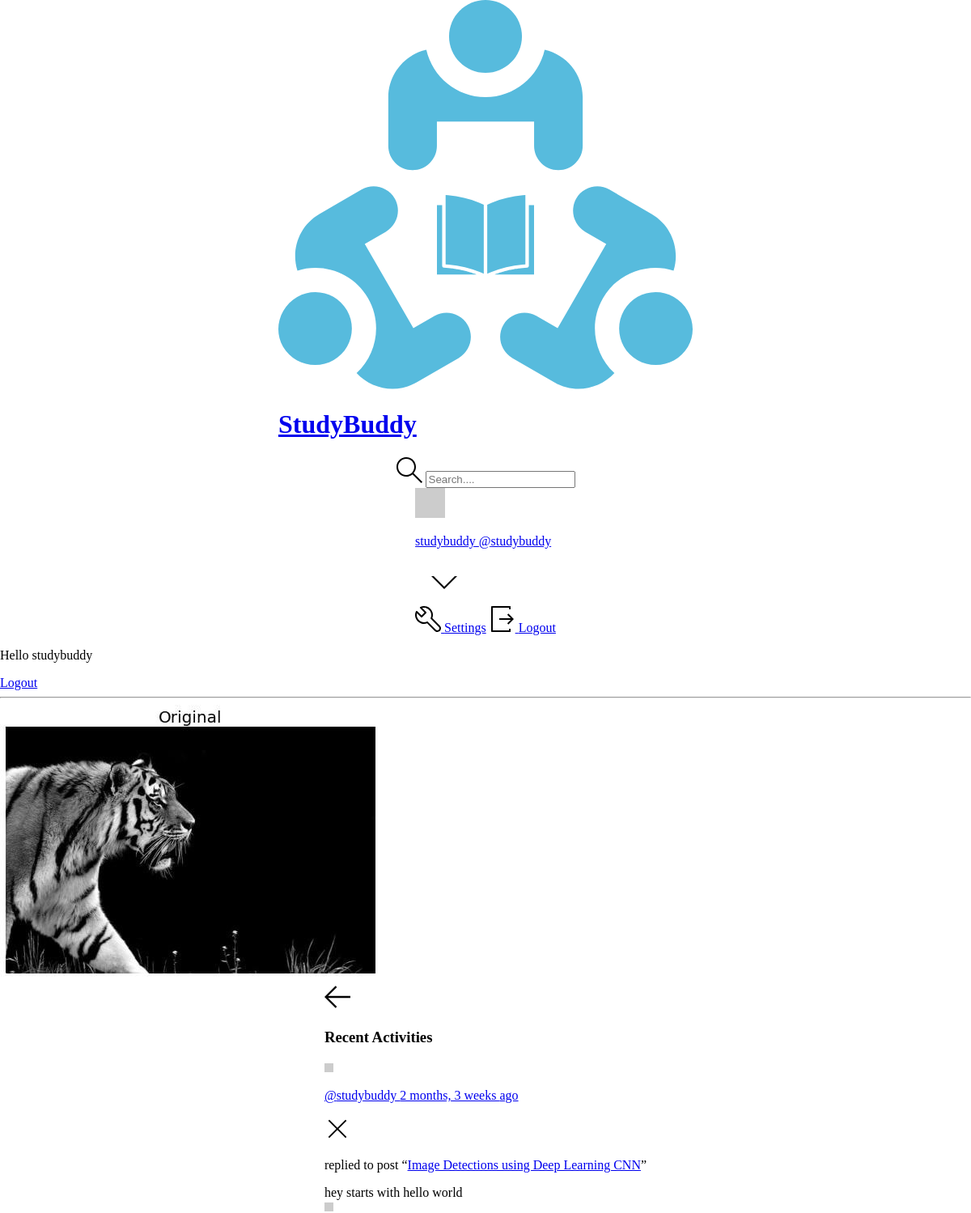
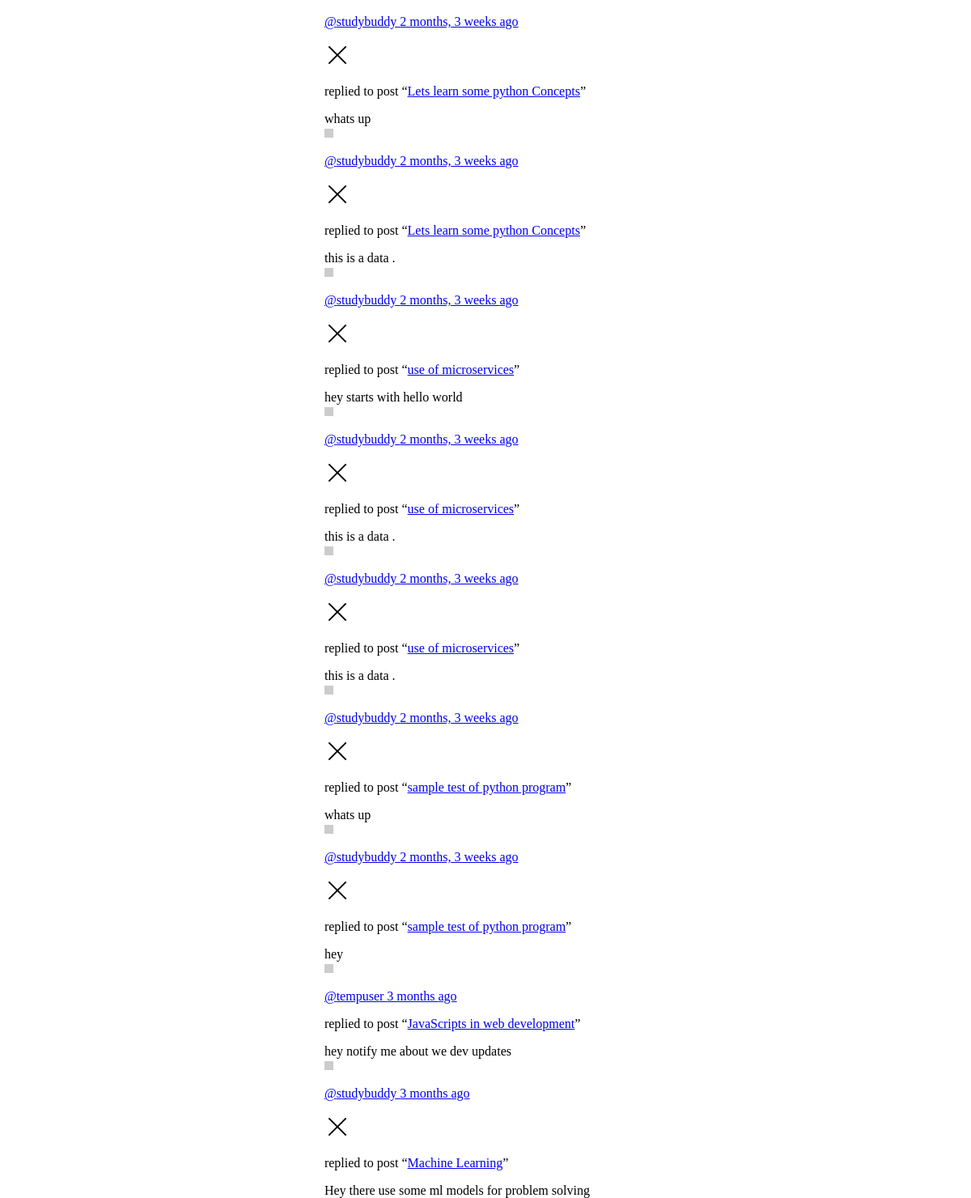
Screenshot of /activity/ (signed in) with the database file from the repository (2 pictures, top to bottom).
### base/models.py (models this page shows, shortened)
class Message(models.Model):
    user=models.ForeignKey(User,on_delete=models.CASCADE)
    room=models.ForeignKey(Room,on_delete=models.CASCADE)
    body=models.TextField()
    updated = models.DateTimeField(auto_now=True)
    created = models.DateTimeField(auto_now_add=True)
    class Meta:
        ordering=['-updated','-created']

class Room(models.Model):
    host=models.ForeignKey(User,on_delete=models.SET_NULL,null=True)
    topic=models.ForeignKey(Topic,on_delete=models.SET_NULL,null=True)
    name = models.CharField(max_length=200)
    description = models.TextField(null=True,blank=True)
    participants = models.ManyToManyField(User,related_name='participants',blank=True)
    updated = models.DateTimeField(auto_now=True)
    created = models.DateTimeField(auto_now_add=True)
    class Meta:
        ordering=['-updated','-created']

### base/views.py (the view)
# urls.py: path('activity/',views.activityPage,name='activity'),
def activityPage(request):
    room_messages=Message.objects.all()
    return render(request,'activity.html',{'room_messages':room_messages})

### templates/activity.html
{% extends 'main.html' %}
{% block content %}
    <main class="layout">
      <div class="container">
        <div class="layout__box">
          <div class="layout__boxHeader">
            <div class="layout__boxTitle">
              <a href="{% url 'home' %}">
                <svg version="1.1" xmlns="http://www.w3.org/2000/svg" width="32" height="32" viewBox="0 0 32 32">
                  <title>arrow-left</title>
                  <path
                    d="M13.723 2.286l-13.723 13.714 13.719 13.714 1.616-1.611-10.96-10.96h27.625v-2.286h-27.625l10.965-10.965-1.616-1.607z"
                  ></path>
                </svg>
              </a>
              <h3>Recent Activities</h3>
            </div>
          </div>
          <div class="activities-page layout__body">
            {% for message in room_messages%}
    <div class="activities__box">
      <div class="activities__boxHeader roomListRoom__header">
        <a href="{% url 'user-profile' message.user.id %}" class="roomListRoom__author">
          <div class="avatar avatar--small">
            <img src="https://randomuser.me/api/portraits/women/11.jpg" />
          </div>
          <p>
            @{{message.user}}
            <span>{{message.created |timesince}} ago</span>
          </p>
        </a>
        {% if request.user == message.user %}
        <div class="roomListRoom__actions">
          <a href="{% url 'delete-message' message.id %}">
            <svg version="1.1" xmlns="http://www.w3.org/2000/svg" width="32" height="32" viewBox="0 0 32 32">
              <title>remove</title>
              <path
                d="M27.314 6.019l-1.333-1.333-9.98 9.981-9.981-9.981-1.333 1.333 9.981 9.981-9.981 9.98 1.333 1.333 9.981-9.98 9.98 9.98 1.333-1.333-9.98-9.98 9.98-9.981z"
              ></path>
            </svg>
          </a>
        </div>
        {% endif %}
      </div>
      <div class="activities__boxContent">
        <p>replied to post “<a href="{% url 'room' message.room.id %}">{{message.room.name}}</a>”</p>
        <div class="activities__boxRoomContent">
          {{message.body}}
        </div>
      </div>
    </div>
    {% endfor %}
          </div>
        </div>
      </div>
    </main>
{% endblock content %}

### templates/navbar.html (shortened to what this page needs)
{% load static %}
<header class="header header--loggedIn">
    <div class="container">
      <a href="{% url 'home' %}" class="header__logo">
        <img src="{% static 'images/logo.svg'%}" />
        <h1>StudyBuddy</h1>
      </a>
      <form class="header__search" method="GET" action="{% url 'home' %}">
        <label>
          <input type="text" name="q" placeholder="Search...." />        </label>
      </form>
      <nav class="header__menu">
        {% if request.user.is_authenticated %}
        <div class="header__user">
          <a href="{% url 'user-profile' user.id %}">
            <div class="avatar avatar--medium active">
              <img src="https://randomuser.me/api/portraits/men/37.jpg" />
            </div>
            <p>{{request.user.username}} <span>@{{request.user.username}}</span></p>
          </a>
          {% else %}
        <a href="{% url 'login' %}">
          <img src="{% static 'images/avatar.svg'%}" />
          <p>Login</p>
        </a>
        {% endif %}
          <button class="dropdown-button">
            <svg version="1.1" xmlns="http://www.w3.org/2000/svg" width="32" height="32" viewBox="0 0 32 32">
              <title>chevron-down</title>
              <path d="M16 21l-13-13h-3l16 16 16-16h-3l-13 13z"></path>
            </svg>
          </button>
        </div>
        <div class="dropdown-menu">
          <a href="{% url 'update-user' %}" class="dropdown-link"
            >
            Settings</a
          >
          <a href="{% url 'logout' %}" class="dropdown-link"
            >
            Logout</a
          >
        </div>
      </nav>
    </div>
  </header>
{% if request.user.is_authenticated %}
<p>Hello {{request.user}}</p>
    <a href="{% url 'logout' %}"> Logout</a>
{% else %}
    <a href="{% url 'login' %}" >Login</a>
{% endif %}
<hr>

### static/styles/main.css (style rules this page uses)
html, body { margin: 0; padding: 0; height: 100%; width: 100%; }
.container { display: flex; width: 100%; height: 100%; background: var(--color-secondary); flex-direction: column; justify-content: center; align-items: center; }
.container h1 { color: var(--font-color); }
.container button { color: var(--font-color); background: var(--color-primary); padding: 10px 20px; border: 0; border-radius: 5px; }

### rows the page displays
Message: user "studybuddy", created "2 months, 3 weeks", room.name "Image Detections using Deep Learning CNN", body "hey starts with hello world"
Message: user "studybuddy", created "2 months, 3 weeks", room.name "Lets learn some python Concepts", body "whats up"
Message: user "studybuddy", created "2 months, 3 weeks", room.name "Lets learn some python Concepts", body "this is a data ."
Message: user "studybuddy", created "2 months, 3 weeks", room.name "use of microservices", body "hey starts with hello world"
Message: user "studybuddy", created "2 months, 3 weeks", room.name "use of microservices", body "this is a data ."
Message: user "studybuddy", created "2 months, 3 weeks", room.name "use of microservices", body "this is a data ."
Message: user "studybuddy", created "2 months, 3 weeks", room.name "sample test of python program", body "whats up"
Message: user "studybuddy", created "2 months, 3 weeks", room.name "sample test of python program", body "hey"
Message: user "tempuser", created "3 months", room.name "JavaScripts in web development", body "hey notify me about we dev updates"
Message: user "studybuddy", created "3 months", room.name "Machine Learning", body "Hey there use some ml models for problem solving"

### other values shown
{{ request.user.username }} "studybuddy"
{{ request.user }} "studybuddy"
